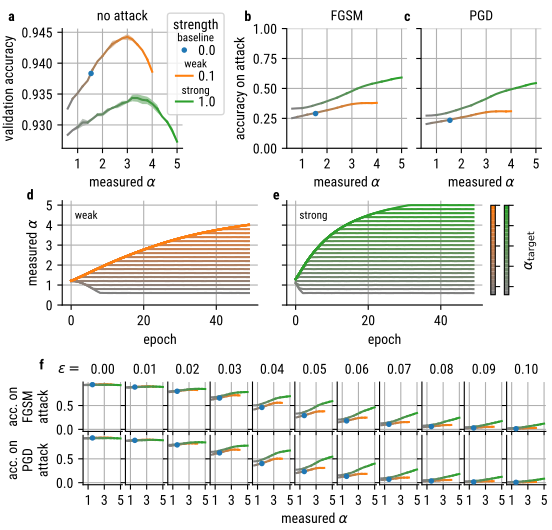

Generate this figure with Python:
import numpy as np
import pandas as pd
import matplotlib.pyplot as plt
import matplotlib
from includes.net_helpers import read_data
from includes.color_grad import plot_color_grad
from includes.lab_colormap import LabColormap
from includes.filter_data import get_corruption_to_level

plt.rcParams['font.family'] = 'sans-serif'
plt.rcParams['font.sans-serif'] = ['Ubuntu Condensed']#, 'Roboto Conddensed', 'Tahoma', 'DejaVu Sans', 'Lucida Grande', 'Verdana']
plt.rcParams['font.sans-serif'] = ['Roboto Condensed', 'Tahoma']#, 'Roboto Conddensed', 'Tahoma', 'DejaVu Sans', 'Lucida Grande', 'Verdana']


data1 = read_data(r"../training/logs/shallow_mlp/mnist/repeat-{repeat:d}_reg-strength-{reg_strength:f}_reg-target-{reg_target:f}/", file_name="data.csv")

data0 = data1
data1 = data1.query("epoch == 49")
data1 = get_corruption_to_level(data1, ["attack_FGSM", "attack_PGD"])

parent_fig, axs = plt.subplots(2, 1, figsize=(14/2.54, (8.95+4.5)/2.54), gridspec_kw={'height_ratios': [8.95, 4.5]})
gridspec = axs[0].get_subplotspec().get_gridspec()

# clear the left column for the subfigure:
for a in axs:
    a.remove()

fig = parent_fig.add_subfigure(gridspec[0])

axes = fig.subplots(3, 2, sharex="row", sharey="row")

data1["alpha"] = np.round(data1["alpha"], 1)
data1 = data1.query("reg_strength > 0.09 or reg_strength < 0.00000001")
index = (data1.strength == 0) & (data1.corrupt == "attack_FGSM")

data1.loc[index, "strength"] = 0.05
data1.loc[index, "corrupt"] = "None"

data1 = data1.query("strength == 0.05")


def sca(ax):
    ax.figure.sca(ax)

for index, (cor, dd) in enumerate(data1.groupby("corrupt")):
    if index >= 1:
        sca(axes[1, index-1])
    else:
        sca(axes[0, index])
    for i2, (strength, d) in enumerate(dd.groupby("reg_strength")):
        def plot(x, y, **kwargs):
            m = d.groupby(x.name).mean()
            s = d.groupby(x.name).sem()
            x = np.array(m.index)
            yerr = np.array(s[y.name])
            y = np.array(m[y.name])
            plot_color_grad(x, y, x, yerr=yerr, **kwargs)

        if i2 == 0:
            plt.plot(np.mean(d.alpha), np.mean(d.value), "o", label=strength, ms=3, zorder=10)
        else:
            plot(d.alpha, d.value, color1="gray", color2=f"C{i2}", color_label=f"C{i2}", label=strength)
        plt.grid()
        plt.xlabel("alpha")
        plt.ylabel("accuracy")
        plt.grid(True)
        plt.title(cor)
plt.legend(title="reg_target")
plt.ylim(0, 1)


for index, (cor, dd) in enumerate(data0.query("reg_strength > 0.09").groupby("reg_strength")):
    def plot(x, y, **kwargs):
        m = d.groupby(x.name).mean()
        s = d.groupby(x.name).sem()
        c, = plt.plot(m.index, m[y.name], **kwargs)
        plt.fill_between(m.index, m[y.name]-s[y.name], m[y.name]+s[y.name], alpha=0.5, color=c.get_color())

    sca(axes[2, index])
    N = len(dd.groupby("reg_target"))
    if index == 0:
        cmap = LabColormap(["gray", "C1"], N)
    else:
        cmap = LabColormap(["gray", "C2"], N)
    cmap = matplotlib.cm.get_cmap(cmap, N)
    c = []
    for i2, (strength, d) in enumerate(dd.groupby("reg_target")):
        plot(d.epoch, d["alpha"], label="acc", color=cmap(i2))
        plt.grid(True)
        plt.xlabel("epoch")
        plt.ylabel("alpha")
        c.append(strength)
    plt.title(cor)
    dummie_cax = plt.scatter(c, c, c=c, s=0, cmap=cmap)
    c = fig.colorbar(dummie_cax, ticks=[1,2,3,4,5], label=f"colorbar{index}")
    c.ax.set_label(f"colorbar{index}")
    if index != 0:
        c.set_label('target alpha')

### lower part

fig2 = parent_fig.add_subfigure(gridspec[1])


def plot(data1, axes):
    for index, (cor, dd) in enumerate(data1.groupby("strength")):
        for i2, (strength, d) in enumerate(dd.groupby("reg_strength")):
            sca(axes[0, index])

            def plot(x, y, **kwargs):
                m = d.groupby(x.name).mean()
                s = d.groupby(x.name).sem()
                x = np.array(m.index)
                yerr = np.array(s[y.name])
                y = np.array(m[y.name])

                plot_color_grad(x, y, x, yerr=yerr, **kwargs)

            if i2 == 0:
                plt.plot(np.mean(d.alpha), np.mean(d.value), "o", label=strength, ms=3, zorder=10)
            else:
                plot(d.alpha, d.value, color1="gray", color2=f"C{i2}", color_label=f"C{i2}", label=strength)
            plt.grid()

def plot2(data1, axes):
    data1 = data1.query("epoch == 49")
    data1["alpha"] = np.round(data1.alpha, 1)
    data12 = get_corruption_to_level(data1, ["attack_FGSM"])

    data12 = data12.query("strength <= 0.10")

    plot(data12, axes[0:1])
    for ax, v in zip(axes[0], data12.strength.unique()):
        sca(ax)
        plt.title(f"{v:.2f}",fontsize=10)
    sca(axes[0, 0])
    plt.ylabel("acc. on\nFGSM\nattack")
    data12 = get_corruption_to_level(data1, ["attack_PGD"])
    data12 = data12.query("strength <= 0.10")

    plot(data12, axes[1:2])
    sca(axes[1, 0])
    plt.ylabel("acc. on\nPGD\nattack")
    for iii, ax in enumerate(axes[1]):
        sca(ax)
        if iii == 5:
            plt.xlabel("measured $\\alpha$")
        plt.xticks([1,3,5], [1,3,5])
    sca(axes[0, 0])
    plt.text(0, 1.12, "$\\epsilon=$", transform=axes[0, 0].transAxes, ha="right", va="bottom")
    plt.text(-1., 1.2, "f", transform=axes[0, 0].transAxes, ha="right", va="bottom").set_weight("bold")

    for ax in axes.ravel():
        ax.spines['right'].set_visible(False)
        ax.spines['top'].set_visible(False)

axes = fig2.subplots(2, 11, sharex=True, sharey=True)
plt.subplots_adjust(bottom=0.25, left=0.15, right=0.99, top=0.83, hspace=0.08, wspace=0.08)

data1 = read_data(
    r"../training/logs/shallow_mlp/mnist/repeat-{repeat:d}_reg-strength-{reg_strength:f}_reg-target-{reg_target:f}/",
    file_name="data.csv")
data1 = data1.query("reg_strength > 0.09 or reg_strength < 0.00000001")
plot2(data1, axes[0:2])

#% start: automatic generated code from pylustrator
plt.figure(1).ax_dict = {ax.get_label(): ax for ax in plt.figure(1).axes}
import matplotlib as mpl
#plt.figure(1).set_size_inches(13.990000/2.54, 8.950000/2.54, forward=True)
plt.figure(1).ax_dict["colorbar0"].set_ylim(0.6, 5.0)
plt.figure(1).ax_dict["colorbar0"].set_yticks([1.0, 2.0, 3.0, 4.0, 5.0])
plt.figure(1).ax_dict["colorbar0"].set_yticklabels(["", "", "", "", ""], fontsize=10.0, fontweight="normal", color="black", fontstyle="normal", fontname="Roboto Condensed", horizontalalignment="right")
plt.figure(1).ax_dict["colorbar0"].set_position([0.890092, 0.162728, 0.008120, 0.253992])
plt.figure(1).ax_dict["colorbar0"].get_yaxis().get_label().set_text("")
plt.figure(1).ax_dict["colorbar1"].set_ylim(0.6, 5.0)
plt.figure(1).ax_dict["colorbar1"].set_yticks([1.0, 2.0, 3.0, 4.0, 5.0])
plt.figure(1).ax_dict["colorbar1"].set_yticklabels(["", "", "", "", ""], fontsize=10.0, fontweight="normal", color="black", fontstyle="normal", fontname="Roboto Condensed", horizontalalignment="right")
plt.figure(1).ax_dict["colorbar1"].set_position([0.914666, 0.162728, 0.008120, 0.253992])
plt.figure(1).ax_dict["colorbar1"].get_yaxis().get_label().set_text("$\\alpha_\mathrm{target}$")
plt.figure(1).axes[0].set_xlim(0.37999999999999995, 5.22)
plt.figure(1).axes[0].set_ylim(0.9262192963248304, 0.945594777178565)
plt.figure(1).axes[0].set_xticks([1.0, 2.0, 3.0, 4.0, 5.0])
plt.figure(1).axes[0].set_yticks([0.93, 0.935, 0.94, 0.945])
plt.figure(1).axes[0].set_xticklabels(["1", "2", "3", "4", "5"], fontsize=10.0, fontweight="normal", color="black", fontstyle="normal", fontname="Roboto Condensed", horizontalalignment="center")
plt.figure(1).axes[0].set_yticklabels(["0.930", "0.935", "0.940", "0.945"], fontsize=10.0, fontweight="normal", color="black", fontstyle="normal", fontname="Roboto Condensed", horizontalalignment="right")
plt.figure(1).axes[0].set_position([0.112188, 0.578704, 0.218342, 0.340085])
plt.figure(1).axes[0].set_yticklabels(["", ""], minor=True)
plt.figure(1).axes[0].set_yticks([0.935, 0.945], minor=True)
plt.figure(1).axes[0].set_zorder(0)
plt.figure(1).axes[0].spines['right'].set_visible(False)
plt.figure(1).axes[0].spines['top'].set_visible(False)
plt.figure(1).axes[0].title.set_fontsize(10)
plt.figure(1).axes[0].title.set_text("no attack")
plt.figure(1).axes[0].text(0.5, 0.5, 'New Text', transform=plt.figure(1).axes[0].transAxes)  # id=plt.figure(1).axes[0].texts[0].new
plt.figure(1).axes[0].texts[0].set_position([-0.449291, 1.063617])
plt.figure(1).axes[0].texts[0].set_text("a")
plt.figure(1).axes[0].texts[0].set_weight("bold")
plt.figure(1).axes[0].get_xaxis().get_label().set_text("measured $\\alpha$")
plt.figure(1).axes[0].get_yaxis().get_label().set_text("validation accuracy")
plt.figure(1).axes[1].set_position([1.023559, 0.499289, 0.355019, 0.296493])
plt.figure(1).axes[2].set_xlim(0.37999999999999995, 5.22)
plt.figure(1).axes[2].set_ylim(0.0, 1.0)
plt.figure(1).axes[2].set_xticks([1.0, 2.0, 3.0, 4.0, 5.0])
plt.figure(1).axes[2].set_xticklabels(["1", "2", "3", "4", "5"], fontsize=10.0, fontweight="normal", color="black", fontstyle="normal", fontname="Roboto Condensed", horizontalalignment="center")
plt.figure(1).axes[2].set_position([0.519714, 0.578704, 0.218342, 0.340085])
plt.figure(1).axes[2].set_zorder(1)
plt.figure(1).axes[2].spines['right'].set_visible(False)
plt.figure(1).axes[2].spines['top'].set_visible(False)
plt.figure(1).axes[2].title.set_fontsize(10)
plt.figure(1).axes[2].title.set_text("FGSM")
plt.figure(1).axes[2].text(0.5, 0.5, 'New Text', transform=plt.figure(1).axes[2].transAxes)  # id=plt.figure(1).axes[2].texts[0].new
plt.figure(1).axes[2].texts[0].set_position([-0.352252, 1.063617])
plt.figure(1).axes[2].texts[0].set_text("b")
plt.figure(1).axes[2].texts[0].set_weight("bold")
plt.figure(1).axes[2].text(0.5, 0.5, 'New Text', transform=plt.figure(1).axes[2].transAxes)  # id=plt.figure(1).axes[2].texts[1].new
plt.figure(1).axes[2].texts[1].set_fontsize(8)
plt.figure(1).axes[2].texts[1].set_ha("center")
plt.figure(1).axes[2].texts[1].set_position([-0.757648, 0.894407])
plt.figure(1).axes[2].texts[1].set_text("baseline")
plt.figure(1).axes[2].text(0.5, 0.5, 'New Text', transform=plt.figure(1).axes[2].transAxes)  # id=plt.figure(1).axes[2].texts[2].new
plt.figure(1).axes[2].texts[2].set_fontsize(8)
plt.figure(1).axes[2].texts[2].set_ha("center")
plt.figure(1).axes[2].texts[2].set_position([-0.757648, 0.676074])
plt.figure(1).axes[2].texts[2].set_style("italic")
plt.figure(1).axes[2].texts[2].set_text("weak")
plt.figure(1).axes[2].text(0.5, 0.5, 'New Text', transform=plt.figure(1).axes[2].transAxes)  # id=plt.figure(1).axes[2].texts[3].new
plt.figure(1).axes[2].texts[3].set_fontsize(8)
plt.figure(1).axes[2].texts[3].set_ha("center")
plt.figure(1).axes[2].texts[3].set_position([-0.757648, 0.454221])
plt.figure(1).axes[2].texts[3].set_text("strong")
plt.figure(1).axes[2].get_xaxis().get_label().set_text("measured $\\alpha$")
plt.figure(1).axes[2].get_yaxis().get_label().set_text("accuracy on attack")
plt.figure(1).axes[3].set_xlim(0.37999999999999995, 5.22)
plt.figure(1).axes[3].set_ylim(0.0, 1.0)
plt.figure(1).axes[3].set_xticks([1.0, 2.0, 3.0, 4.0, 5.0])
plt.figure(1).axes[3].set_xticklabels(["1", "2", "3", "4", "5"], fontsize=10.0, fontweight="normal", color="black", fontstyle="normal", fontname="Roboto Condensed", horizontalalignment="center")
plt.figure(1).axes[3].legend(labelspacing=0.9, handlelength=1.2, handletextpad=0.4, title="strength", fontsize=10.0, title_fontsize=10.0)
plt.figure(1).axes[3].set_position([0.763531, 0.578704, 0.218342, 0.340085])
plt.figure(1).axes[3].spines['right'].set_visible(False)
plt.figure(1).axes[3].spines['top'].set_visible(False)
plt.figure(1).axes[3].title.set_fontsize(10)
plt.figure(1).axes[3].title.set_text("PGD")
plt.figure(1).axes[3].get_legend()._set_loc((-2.117189, 0.389776))
plt.figure(1).axes[3].get_legend()._set_loc((-2.105202, 0.277088))
plt.figure(1).axes[3].get_legend()._set_loc((-2.084161, 0.312303))
plt.figure(1).axes[3].get_legend()._set_loc((-2.108709, 0.280610))
plt.figure(1).axes[3].text(0.5, 0.5, 'New Text', transform=plt.figure(1).axes[3].transAxes)  # id=plt.figure(1).axes[3].texts[0].new
plt.figure(1).axes[3].texts[0].set_position([-0.141299, 1.063617])
plt.figure(1).axes[3].texts[0].set_text("c")
plt.figure(1).axes[3].texts[0].set_weight("bold")
plt.figure(1).axes[3].get_xaxis().get_label().set_text("measured $\\alpha$")
plt.figure(1).axes[3].get_yaxis().get_label().set_text("")
plt.figure(1).axes[4].set_ylim(0.0, 5.222513057554038)
plt.figure(1).axes[4].set_yticks([0.0, 1.0, 2.0, 3.0, 4.0, 5.0])
plt.figure(1).axes[4].set_yticklabels(["0", "1", "2", "3", "4", "5"], fontsize=10.0, fontweight="normal", color="black", fontstyle="normal", fontname="Roboto Condensed", horizontalalignment="right")
plt.figure(1).axes[4].set_position([0.112188, 0.133400, 0.355019, 0.296493])
plt.figure(1).axes[4].spines['right'].set_visible(False)
plt.figure(1).axes[4].spines['top'].set_visible(False)
plt.figure(1).axes[4].title.set_text("")
plt.figure(1).axes[4].text(0.5, 0.5, 'New Text', transform=plt.figure(1).axes[4].transAxes)  # id=plt.figure(1).axes[4].texts[0].new
plt.figure(1).axes[4].texts[0].set_position([-0.181456, 1.011562])
plt.figure(1).axes[4].texts[0].set_text("d")
plt.figure(1).axes[4].texts[0].set_weight("bold")
plt.figure(1).axes[4].text(0.5, 0.5, 'New Text', transform=plt.figure(1).axes[4].transAxes)  # id=plt.figure(1).axes[4].texts[1].new
plt.figure(1).axes[4].texts[1].set_fontsize(8)
plt.figure(1).axes[4].texts[1].set_position([0.064331, 0.826530])
plt.figure(1).axes[4].texts[1].set_text("weak")
plt.figure(1).axes[4].get_yaxis().get_label().set_text("measured $\\alpha$")
plt.figure(1).axes[5].set_ylim(0.0, 5.222513057554038)
plt.figure(1).axes[5].set_yticks([0.0, 1.0, 2.0, 3.0, 4.0, 5.0])
plt.figure(1).axes[5].set_yticklabels(["0", "1", "2", "3", "4", "5"], fontsize=10.0, fontweight="normal", color="black", fontstyle="normal", fontname="Roboto Condensed", horizontalalignment="right")
plt.figure(1).axes[5].set_position([0.519714, 0.133400, 0.355019, 0.296493])
plt.figure(1).axes[5].spines['right'].set_visible(False)
plt.figure(1).axes[5].spines['top'].set_visible(False)
plt.figure(1).axes[5].title.set_text("")
plt.figure(1).axes[5].text(0.5, 0.5, 'New Text', transform=plt.figure(1).axes[5].transAxes)  # id=plt.figure(1).axes[5].texts[0].new
plt.figure(1).axes[5].texts[0].set_position([-0.070856, 1.011562])
plt.figure(1).axes[5].texts[0].set_text("e")
plt.figure(1).axes[5].texts[0].set_weight("bold")
plt.figure(1).axes[5].text(0.5, 0.5, 'New Text', transform=plt.figure(1).axes[5].transAxes)  # id=plt.figure(1).axes[5].texts[1].new
plt.figure(1).axes[5].texts[1].set_fontsize(8)
plt.figure(1).axes[5].texts[1].set_position([0.064331, 0.826530])
plt.figure(1).axes[5].texts[1].set_text("strong")
plt.figure(1).axes[5].get_yaxis().get_label().set_text("")
#% end: automatic generated code from pylustrator
plt.savefig(__file__[:-3] + ".pdf")
plt.show()
